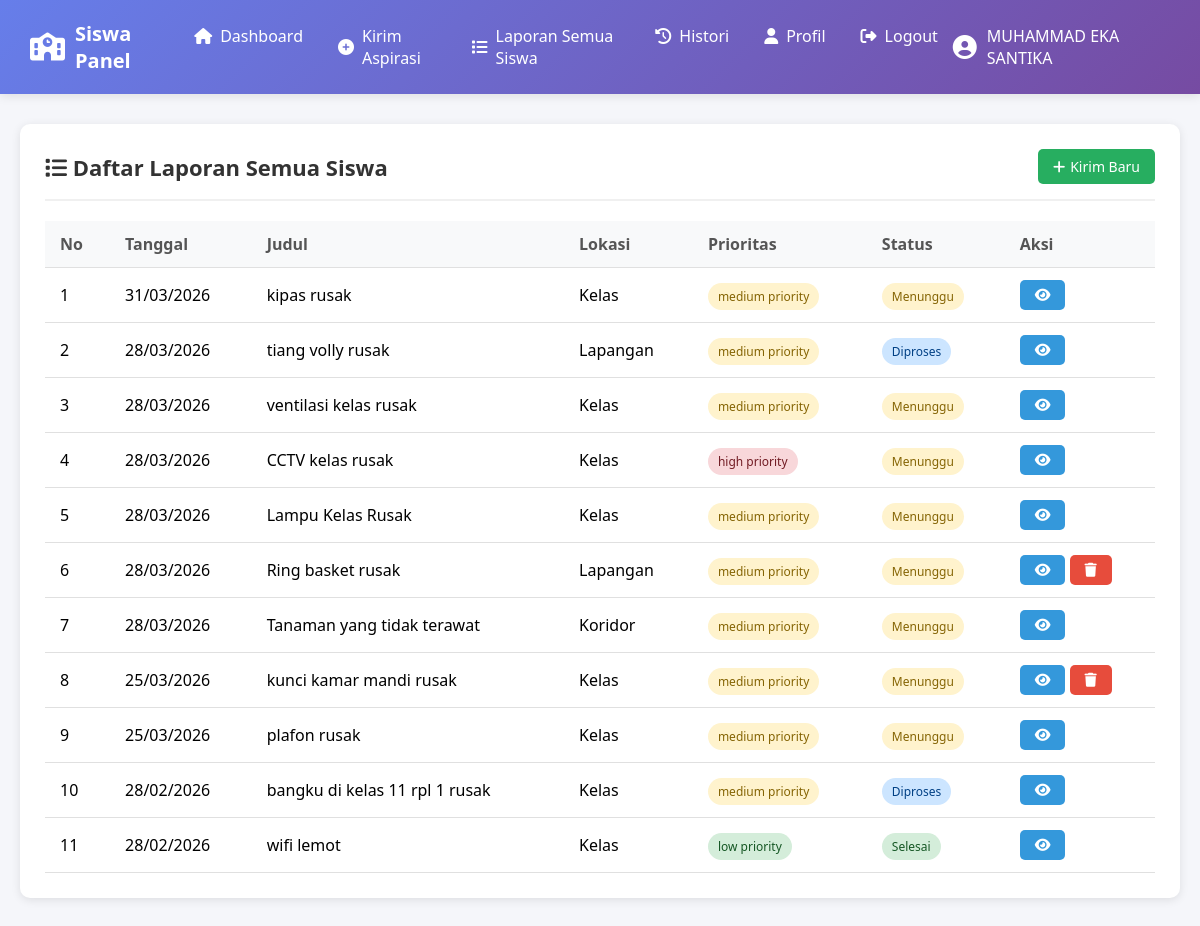
/VIEW/SISWA/daftar_laporan.php (signed in), run on the app's committed database.
### tables this page shows
CREATE TABLE `aspirasi` (
  `id_aspirasi` int NOT NULL,
  `nis` int NOT NULL,
  `id_admin` int DEFAULT NULL,
  `id_histori` int DEFAULT NULL,
  `judul_laporan` varchar(100) NOT NULL,
  `keterangan` text NOT NULL,
  `kategori_prioritas` enum('high priority','medium priority','low priority') DEFAULT 'medium priority',
  `lokasi` enum('kelas','toilet','mushola','lapangan','koridor','lab') NOT NULL,
  `foto_gambar` varchar(100) DEFAULT NULL,
  `tanggal_dikirim` timestamp NULL DEFAULT CURRENT_TIMESTAMP,
  `status` enum('menunggu','diproses','selesai') DEFAULT 'menunggu'
);

### MODEL/m_koneksi.php (called while the page is built, shortened)
<?php
class Koneksi
{
    private $host = "127.0.0.1";
    private $username = "root";
    private $password = "root";
    private $db = "pengaduan_sarana_sekolah_kel6_11rpl2";
    function __construct()
    {
        $this->koneksi = mysqli_connect(
            $this->host,
            $this->username,
            $this->password,
            $this->db
        );
    }
}
?>

### MODEL/m_aspirasi.php (called while the page is built, shortened)
<?php
require_once 'm_koneksi.php';
class Aspirasi {
    private $koneksi;
    public function __construct() {
        $db = new Koneksi();
        $this->koneksi = $db->koneksi;
    }
    public function getAllAspirasi() {
        $query = "SELECT a.*, s.nama as nama_siswa, s.kelas
                  FROM aspirasi a
                  JOIN siswa s ON a.nis = s.nis
                  ORDER BY a.tanggal_dikirim DESC, a.id_aspirasi DESC";
        $result = mysqli_query($this->koneksi, $query);
        $data = [];
        while ($row = mysqli_fetch_assoc($result)) {
            $data[] = $row;
        }
        return $data;
    }
}
?>

### VIEW/SISWA/daftar_laporan.php (the view, shortened to what this page needs)
<?php
require_once '../../MODEL/m_aspirasi.php';
$aspirasiModel = new Aspirasi();
$aspirasiList = $aspirasiModel->getAllAspirasi();
?>
<!DOCTYPE html>
<html lang="id">
<head>
    <link rel="stylesheet" href="../../ASSETS/NavbarAdmin.css">
    <link rel="stylesheet" href="https://cdnjs.cloudflare.com/ajax/libs/font-awesome/6.4.0/css/all.min.css">
</head>
<body>
    <?php include '../../template/NavbarSiswa.php'; ?>
    <div class="container">
        <div class="card">
            <div class="card-header">
                <h2><i class="fas fa-list"></i> Daftar Laporan Semua Siswa</h2>
                <a href="v_form_aspirasi.php" class="btn btn-success">
                    <i class="fas fa-plus"></i> Kirim Baru
                </a>
            </div>
            <?php if (empty($aspirasiList)): ?>
                <div class="empty-state" style="text-align: center; padding: 40px;">
                    <i class="fas fa-inbox" style="font-size: 60px; color: #ddd; margin-bottom: 20px;"></i>
                    <p style="color: #666;">Belum ada laporan. Kirim aspirasi pertama Anda!</p>
                    <a href="v_form_aspirasi.php" class="btn btn-primary" style="margin-top: 15px;">
                        <i class="fas fa-plus"></i> Kirim Aspirasi
                    </a>
                </div>
            <?php else: ?>
                <div class="table-container">
                    <table>
                        <thead>
                            <tr>
                                <th>No</th>
                                <th>Tanggal</th>
                                <th>Judul</th>
                                <th>Lokasi</th>
                                <th>Prioritas</th>
                                <th>Status</th>
                                <th>Aksi</th>
                            </tr>
                        </thead>
                        <tbody>
                            <?php
                            $no = 1;
                            foreach ($aspirasiList as $aspirasi):
                            ?>
                                <tr>
                                    <td><?php echo $no++; ?></td>
                                    <td><?php echo date('d/m/Y', strtotime($aspirasi['tanggal_dikirim'])); ?></td>
                                    <td><?php echo htmlspecialchars($aspirasi['judul_laporan']); ?></td>
                                    <td><?php echo ucfirst($aspirasi['lokasi']); ?></td>
                                    <td>
                                        <span class="badge badge-<?php echo explode(' ', $aspirasi['kategori_prioritas'])[0]; ?>">
                                            <?php echo $aspirasi['kategori_prioritas']; ?>
                                        </span>
                                    </td>
                                    <td>
                                        <span class="badge badge-<?php echo $aspirasi['status']; ?>">
                                            <?php echo ucfirst($aspirasi['status']); ?>
                                        </span>
                                    </td>
                                    <td>
                                        <button onclick="openDetailModal(<?php echo $aspirasi['id_aspirasi']; ?>)" class="btn btn-info">
                                            <i class="fas fa-eye"></i>
                                        </button>
                                        <?php if (
                                            $aspirasi['nis'] == $_SESSION['nis']
                                            && $aspirasi['status'] == 'menunggu'
                                        ): ?>
                                            <a href="../../CONTROLLER/SiswaController.php?hapus_aspirasi=<?php echo $aspirasi['id_aspirasi']; ?>"
                                                class="btn btn-danger"
                                                onclick="return confirm('Yakin ingin menghapus aspirasi ini?')">
                                                <i class="fas fa-trash"></i>
                                            </a>
                                        <?php endif; ?>
                                    </td>
                                </tr>
                            <?php endforeach; ?>
                        </tbody>
                    </table>
                </div>
            <?php endif; ?>
        </div>
    </div>
</body>
</html>

### template/NavbarSiswa.php (shortened to what this page needs)
<!DOCTYPE html>
<html lang="id">
<head>
    <link rel="stylesheet" href="../../ASSETS/NavbarAdmin.css">
    <link rel="stylesheet" href="https://cdnjs.cloudflare.com/ajax/libs/font-awesome/6.4.0/css/all.min.css">
</head>
<body class="<?= ($_SESSION['tema'] ?? 'terang') === 'gelap' ? 'tema-gelap' : '' ?>">
    <nav class="navbar">
        <div class="nav-brand">
            <i class="fas fa-school"></i>
            <span>Siswa Panel</span>
        </div>
        <ul class="nav-menu">
            <li><a href="dasbord_siswa.php"><i class="fas fa-home"></i> Dashboard</a></li>
            <li><a href="v_form_aspirasi.php"><i class="fas fa-plus-circle"></i> Kirim Aspirasi</a></li>
            <li><a href="daftar_laporan.php"><i class="fas fa-list"></i> Laporan Semua Siswa</a></li>
            <li><a href="v_HistoryAspirasiSiswa.php"><i class="fas fa-history"></i> Histori</a></li>
            <li><a href="profil_siswa.php"><i class="fas fa-user"></i> Profil</a></li>
            <li><a href="../../CONTROLLER/c_auth.php?logout=1"><i class="fas fa-sign-out-alt"></i> Logout</a></li>
        </ul>
        <div class="nav-user">
            <i class="fas fa-user-circle"></i>
            <span><?php echo isset($_SESSION['nama']) ? htmlspecialchars($_SESSION['nama']) : 'Siswa'; ?></span>
        </div>
    </nav>
</html>

### ASSETS/NavbarAdmin.css (style rules this page uses)
* { margin: 0; padding: 0; box-sizing: border-box; font-family: 'Segoe UI', Tahoma, Geneva, Verdana, sans-serif; }
body { background: #f5f6fa; }
.navbar { background: linear-gradient(135deg, #667eea 0%, #764ba2 100%); padding: 15px 30px; display: flex; justify-content: space-between; align-items: center; box-shadow: 0 2px 10px rgba(0,0,0,0.1); }
.nav-brand { display: flex; align-items: center; gap: 10px; color: white; font-size: 20px; font-weight: 600; }
.nav-brand i { font-size: 28px; }
.nav-menu { display: flex; list-style: none; gap: 5px; }
.nav-menu li a { color: white; text-decoration: none; padding: 10px 15px; border-radius: 5px; transition: background 0.3s; display: flex; align-items: center; gap: 8px; }
.nav-user { display: flex; align-items: center; gap: 10px; color: white; }
.nav-user i { font-size: 24px; }
.container { max-width: 1200px; margin: 30px auto; padding: 0 20px; }
.card { background: white; border-radius: 10px; box-shadow: 0 2px 10px rgba(0,0,0,0.1); padding: 25px; margin-bottom: 20px; }
.card-header { display: flex; justify-content: space-between; align-items: center; margin-bottom: 20px; padding-bottom: 15px; border-bottom: 2px solid #f0f0f0; }
.card-header h2 { color: #333; font-size: 22px; }
.table-container { overflow-x: auto; }
table { width: 100%; border-collapse: collapse; }
table th, table td { padding: 12px 15px; text-align: left; border-bottom: 1px solid #e0e0e0; }
table th { background: #f8f9fa; color: #555; font-weight: 600; }
.btn { padding: 8px 15px; border: none; border-radius: 5px; cursor: pointer; font-size: 14px; text-decoration: none; display: inline-flex; align-items: center; gap: 5px; transition: all 0.3s; }
.btn-success { background: #27ae60; color: white; }
.btn-danger { background: #e74c3c; color: white; }
.btn-info { background: #3498db; color: white; }
.badge { padding: 5px 10px; border-radius: 15px; font-size: 12px; font-weight: 500; }
.badge-menunggu { background: #fff3cd; color: #856404; }
.badge-diproses { background: #cce5ff; color: #004085; }
.badge-selesai { background: #d4edda; color: #155724; }
.badge-high { background: #f8d7da; color: #721c24; }
.badge-medium { background: #fff3cd; color: #856404; }
.badge-low { background: #d4edda; color: #155724; }

### data on the page
aspirasi: tanggal_dikirim "31/03/2026", judul_laporan "kipas rusak", lokasi "Kelas", kategori_prioritas "medium priority", status "Menunggu"
aspirasi: tanggal_dikirim "28/03/2026", judul_laporan "tiang volly rusak", lokasi "Lapangan", kategori_prioritas "medium priority", status "Diproses"
aspirasi: tanggal_dikirim "28/03/2026", judul_laporan "ventilasi kelas rusak", lokasi "Kelas", kategori_prioritas "medium priority", status "Menunggu"
aspirasi: tanggal_dikirim "28/03/2026", judul_laporan "CCTV kelas rusak", lokasi "Kelas", kategori_prioritas "high priority", status "Menunggu"
aspirasi: tanggal_dikirim "28/03/2026", judul_laporan "Lampu Kelas Rusak", lokasi "Kelas", kategori_prioritas "medium priority", status "Menunggu"
aspirasi: tanggal_dikirim "28/03/2026", judul_laporan "Ring basket rusak", lokasi "Lapangan", kategori_prioritas "medium priority", status "Menunggu"
aspirasi: tanggal_dikirim "28/03/2026", judul_laporan "Tanaman yang tidak terawat", lokasi "Koridor", kategori_prioritas "medium priority", status "Menunggu"
aspirasi: tanggal_dikirim "25/03/2026", judul_laporan "kunci kamar mandi rusak", lokasi "Kelas", kategori_prioritas "medium priority", status "Menunggu"
aspirasi: tanggal_dikirim "25/03/2026", judul_laporan "plafon rusak", lokasi "Kelas", kategori_prioritas "medium priority", status "Menunggu"
aspirasi: tanggal_dikirim "28/02/2026", judul_laporan "bangku di kelas 11 rpl 1 rusak", lokasi "Kelas", kategori_prioritas "medium priority", status "Diproses"
aspirasi: tanggal_dikirim "28/02/2026", judul_laporan "wifi lemot", lokasi "Kelas", kategori_prioritas "low priority", status "Selesai"

### other printed values
$_SESSION['nama'] "MUHAMMAD EKA SANTIKA"
